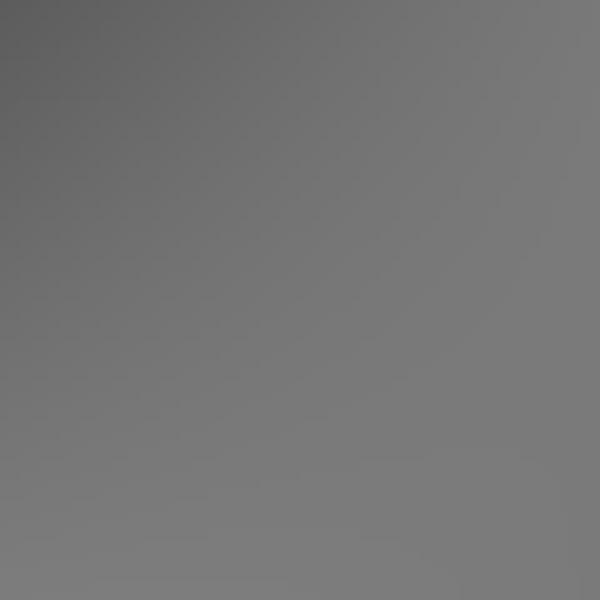
Frame 1 (no input)
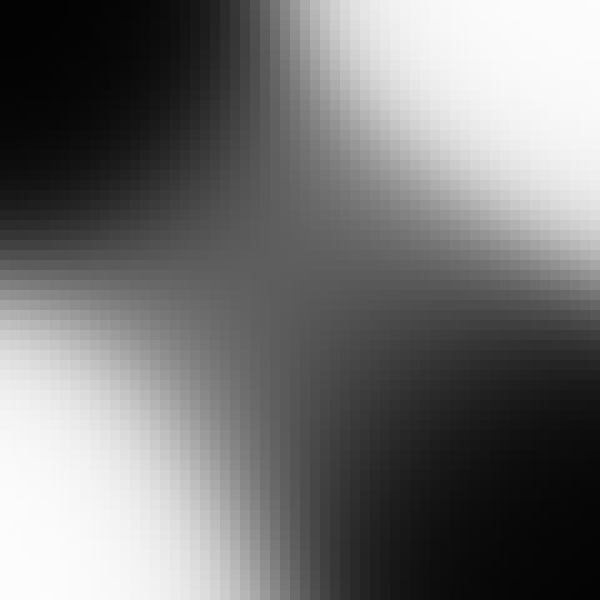
Frame 60 (no input)
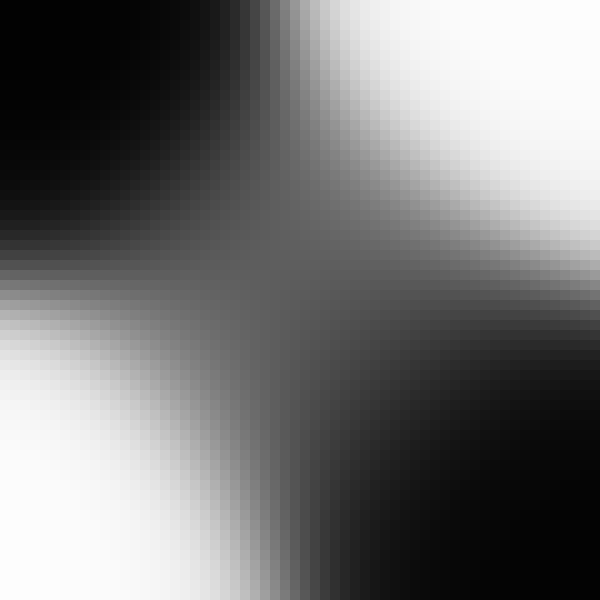
Frame 120 (the mouse pressed at the canvas centre since frame 60)

The p5.js sketch that drew these frames (run headless with seeded random() and noise() and a simulated clock; from frame 60 on, the mouse is pressed at the canvas centre):

// p5.js sketch
// ── sketch.js
let nn;
let lr;

let training_data = [{
    inputs: [0, 0],
    outputs: [0]
  },
  {
    inputs: [0, 1],
    outputs: [1]
  },
  {
    inputs: [1, 0],
    outputs: [1]
  },
  {
    inputs: [1, 1],
    outputs: [0]
  }
];


function setup() {
  createCanvas(600, 600);
  nn = new NeuralNetwork(2, 10, 1);
  nn.setLearningRate(.1);
}

function draw() {
  background(51);
  noStroke();

  for (let i = 0; i < 1000; i++) {
    let data = random(training_data);
    nn.train(data.inputs, data.outputs);
  }
  let resolution = 10;
  let cols = width / resolution;
  let rows = height / resolution;
  for (let i = 0; i < cols; i++) {
    for (let j = 0; j < rows; j++) {
      let x1 = i / cols;
      let x2 = j / rows;
      fill(nn.predict([x1, x2]) * 255);

      rect(i * resolution, j * resolution, resolution, resolution);
    }
  }

}
// ── matrix.js
class Matrix {
  constructor(rows, cols) {
    this.rows = rows;
    this.cols = cols;
    this.data = Array(this.rows).fill().map(() => Array(this.cols).fill(0));
  }

  static fromArray(arr) {
    return new Matrix(arr.length, 1).map((e, i) => arr[i]);
  }

  static subtract(a, b) {
    if (a.rows !== b.rows || a.cols !== b.cols) {
      console.log('Columns and Rows of A must match Columns and Rows of B.');
      return;
    }

    // Return a new Matrix a-b
    return new Matrix(a.rows, a.cols)
      .map((_, i, j) => a.data[i][j] - b.data[i][j]);
  }

  toArray() {
    let arr = [];
    for (let i = 0; i < this.rows; i++) {
      for (let j = 0; j < this.cols; j++) {
        arr.push(this.data[i][j]);
      }
    }
    return arr;
  }

  randomize() {
    return this.map(e => Math.random() * 2 - 1);
  }

  add(n) {
    if (n instanceof Matrix) {
      if (this.rows !== n.rows || this.cols !== n.cols) {
        console.log('Columns and Rows of A must match Columns and Rows of B.');
        return;
      }
      return this.map((e, i, j) => e + n.data[i][j]);
    } else {
      return this.map(e => e + n);
    }
  }

  static transpose(matrix) {
    return new Matrix(matrix.cols, matrix.rows)
      .map((_, i, j) => matrix.data[j][i]);
  }

  static multiply(a, b) {
    // Matrix product
    if (a.cols !== b.rows) {
      console.log('Columns of A must match rows of B.')
      return;
    }

    return new Matrix(a.rows, b.cols)
      .map((e, i, j) => {
        // Dot product of values in col
        let sum = 0;
        for (let k = 0; k < a.cols; k++) {
          sum += a.data[i][k] * b.data[k][j];
        }
        return sum;
      });
  }

  multiply(n) {
    if (n instanceof Matrix) {
      if (this.rows !== n.rows || this.cols !== n.cols) {
        console.log('Columns and Rows of A must match Columns and Rows of B.');
        return;
      }

      // hadamard product
      return this.map((e, i, j) => e * n.data[i][j]);
    } else {
      // Scalar product
      return this.map(e => e * n);
    }
  }

  map(func) {
    // Apply a function to every element of matrix
    for (let i = 0; i < this.rows; i++) {
      for (let j = 0; j < this.cols; j++) {
        let val = this.data[i][j];
        this.data[i][j] = func(val, i, j);
      }
    }
    return this;
  }

  static map(matrix, func) {
    // Apply a function to every element of matrix
    return new Matrix(matrix.rows, matrix.cols)
      .map((e, i, j) => func(matrix.data[i][j], i, j));
  }

  print() {
    console.table(this.data);
    return this;
  }

  serialize() {
    return JSON.stringify(this);
  }

  static deserialize(data) {
    if (typeof data == 'string') {
      data = JSON.parse(data);
    }
    let matrix = new Matrix(data.rows, data.cols);
    matrix.data = data.data;
    return matrix;
  }
}

if (typeof module !== 'undefined') {
  module.exports = Matrix;
}
// ── nn.js
// Other techniques for learning

class ActivationFunction {
  constructor(func, dfunc) {
    this.func = func;
    this.dfunc = dfunc;
  }
}

let sigmoid = new ActivationFunction(
  x => 1 / (1 + Math.exp(-x)),
  y => y * (1 - y)
);

let tanh = new ActivationFunction(
  x => Math.tanh(x),
  y => 1 - (y * y)
);


class NeuralNetwork {
  constructor(input_nodes, hidden_nodes, output_nodes) {
    this.input_nodes = input_nodes;
    this.hidden_nodes = hidden_nodes;
    this.output_nodes = output_nodes;

    this.weights_ih = new Matrix(this.hidden_nodes, this.input_nodes);
    this.weights_ho = new Matrix(this.output_nodes, this.hidden_nodes);
    this.weights_ih.randomize();
    this.weights_ho.randomize();

    this.bias_h = new Matrix(this.hidden_nodes, 1);
    this.bias_o = new Matrix(this.output_nodes, 1);
    this.bias_h.randomize();
    this.bias_o.randomize();
    this.setLearningRate();

    this.setActivationFunction();

  }

  predict(input_array) {

    // Generating the Hidden Outputs
    let inputs = Matrix.fromArray(input_array);
    let hidden = Matrix.multiply(this.weights_ih, inputs);
    hidden.add(this.bias_h);
    // activation function!
    hidden.map(this.activation_function.func);

    // Generating the output's output!
    let output = Matrix.multiply(this.weights_ho, hidden);
    output.add(this.bias_o);
    output.map(this.activation_function.func);

    // Sending back to the caller!
    return output.toArray();
  }

  setLearningRate(learning_rate = 0.1) {
    this.learning_rate = learning_rate;
  }

  setActivationFunction(func = sigmoid) {
    this.activation_function = func;
  }

  train(input_array, target_array) {
    // Generating the Hidden Outputs
    let inputs = Matrix.fromArray(input_array);
    let hidden = Matrix.multiply(this.weights_ih, inputs);
    hidden.add(this.bias_h);
    // activation function!
    hidden.map(this.activation_function.func);

    // Generating the output's output!
    let outputs = Matrix.multiply(this.weights_ho, hidden);
    outputs.add(this.bias_o);
    outputs.map(this.activation_function.func);

    // Convert array to matrix object
    let targets = Matrix.fromArray(target_array);

    // Calculate the error
    // ERROR = TARGETS - OUTPUTS
    let output_errors = Matrix.subtract(targets, outputs);

    // let gradient = outputs * (1 - outputs);
    // Calculate gradient
    let gradients = Matrix.map(outputs, this.activation_function.dfunc);
    gradients.multiply(output_errors);
    gradients.multiply(this.learning_rate);


    // Calculate deltas
    let hidden_T = Matrix.transpose(hidden);
    let weight_ho_deltas = Matrix.multiply(gradients, hidden_T);

    // Adjust the weights by deltas
    this.weights_ho.add(weight_ho_deltas);
    // Adjust the bias by its deltas (which is just the gradients)
    this.bias_o.add(gradients);

    // Calculate the hidden layer errors
    let who_t = Matrix.transpose(this.weights_ho);
    let hidden_errors = Matrix.multiply(who_t, output_errors);

    // Calculate hidden gradient
    let hidden_gradient = Matrix.map(hidden, this.activation_function.dfunc);
    hidden_gradient.multiply(hidden_errors);
    hidden_gradient.multiply(this.learning_rate);

    // Calcuate input->hidden deltas
    let inputs_T = Matrix.transpose(inputs);
    let weight_ih_deltas = Matrix.multiply(hidden_gradient, inputs_T);

    this.weights_ih.add(weight_ih_deltas);
    // Adjust the bias by its deltas (which is just the gradients)
    this.bias_h.add(hidden_gradient);

    // outputs.print();
    // targets.print();
    // error.print();
  }

  serialize() {
    return JSON.stringify(this);
  }

  static deserialize(data) {
    if (typeof data == 'string') {
      data = JSON.parse(data);
    }
    let nn = new NeuralNetwork(data.input_nodes, data.hidden_nodes, data.output_nodes);
    nn.weights_ih = Matrix.deserialize(data.weights_ih);
    nn.weights_ho = Matrix.deserialize(data.weights_ho);
    nn.bias_h = Matrix.deserialize(data.bias_h);
    nn.bias_o = Matrix.deserialize(data.bias_o);
    nn.learning_rate = data.learning_rate;
    return nn;
  }

}
